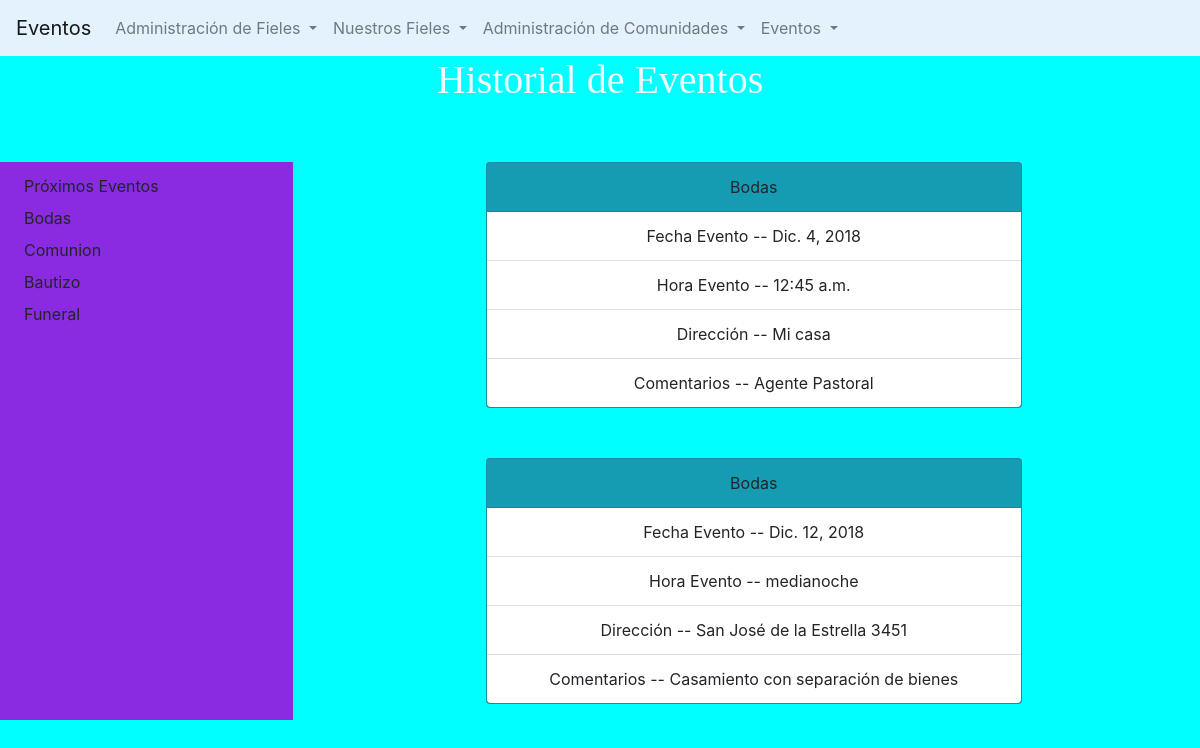
Page /lista_eventos_filtro_tipo/te/1 on the committed database.
### core/models.py (models this page shows, shortened)
class TipoEvento(models.Model):
    descripcion = models.CharField(max_length=30)
    def __str__(self):
        return self.descripcion
    class Meta:
        verbose_name = "Tipo de Evento"
        verbose_name_plural = "Tipos de Evento"

class Evento(models.Model):
    fecha_evento = models.DateField(auto_now=False, auto_now_add=False)
    hora_evento = models.TimeField(auto_now=False, auto_now_add=False)
    descripcion = models.CharField(max_length=50)
    direccion = models.CharField(max_length=50)
    tipo_evento = models.ForeignKey(TipoEvento, on_delete=models.CASCADE)
    class Meta:
        verbose_name = "Evento"
        verbose_name_plural = "Eventos"

### core/views.py (the view)
# urls.py: path('lista_eventos_filtro_tipo/te/<int:tipo_evento>', views.ListadoEventosFiltroTipoEvento, name='lista_eventos_filtro_tipo'),
def ListadoEventosFiltroTipoEvento(request, tipo_evento):
    eventos = Evento.objects.filter(tipo_evento__pk=tipo_evento)
    return render(request, 'core/lista_eventos_filtro_tipo.html', {'eventos':eventos})

### core/processors.py (called while the page is built)
def VariableBase(request):
    tipos_persona = TipoPersona.objects.all()
    tipos_evento = TipoEvento.objects.all()
    comunidades = Comunidad.objects.all()
    variables = {
        'tp':tipos_persona,
        'te':tipos_evento,
        'c':comunidades,
    }
    return variables

### core/templates/core/lista_eventos_filtro_tipo.html (shortened to what this page needs)
{% extends 'core/base.html' %}
{% load static %}
{% block descripcion %}
Eventos
{% endblock descripcion %}
{% block contenido %}
<h1>Historial de Eventos</h1>
<div class="row">
    <div class="col-sm-3" style="margin-top: 50px; background-color: blueviolet;">
        {% if te %}
        <a class="dropdown-item" href="">Próximos Eventos</a>
        {% for te in te %}
        <a class="dropdown-item" href="{% url 'lista_eventos_filtro_tipo' te.id %}">{{te.descripcion}}</a>
        {% endfor%}
        {% else %}
        No hay tipos de evento
        {% endif%}
    </div>
    {% if eventos %}
    <div class="col-sm-9">
        {%for e in eventos %}
        <div class="card  bg-info mb-3" style="width: 60%; margin: 50px 20% 20px;text-align: center">
            <div class="card-header">
                {{e.tipo_evento}}
            </div>
            <ul class="list-group list-group-flush">
                <li class="list-group-item">Fecha Evento -- {{e.fecha_evento}}</li>
                <li class="list-group-item">Hora Evento -- {{e.hora_evento }}</li>
                <li class="list-group-item">Dirección -- {{e.direccion }}</li>
                <li class="list-group-item">Comentarios -- {{e.descripcion }}</li>
            </ul>
        </div>
        {% endfor %}
    </div>
    {% endif%}
</div>
{% endblock contenido %}

### core/static/core/css/estilo_general.css (style rules this page uses)
body { background-color: aqua; }
.card { background-color: cadetblue; }
h1 { text-align: center; color: aliceblue; font-family: 'Times New Roman', Times, serif; size: 15px; }

### rows in the picture
TipoEvento: descripcion "Bodas"
TipoEvento: descripcion "Comunion"
TipoEvento: descripcion "Bautizo"
TipoEvento: descripcion "Funeral"
Evento: tipo_evento "Bodas", fecha_evento "Dic. 4, 2018", hora_evento "12:45 a.m.", direccion "Mi casa", descripcion "Agente Pastoral"
Evento: tipo_evento "Bodas", fecha_evento "Dic. 12, 2018", hora_evento "medianoche", direccion "San José de la Estrella 3451", descripcion "Casamiento con separación de bienes"
